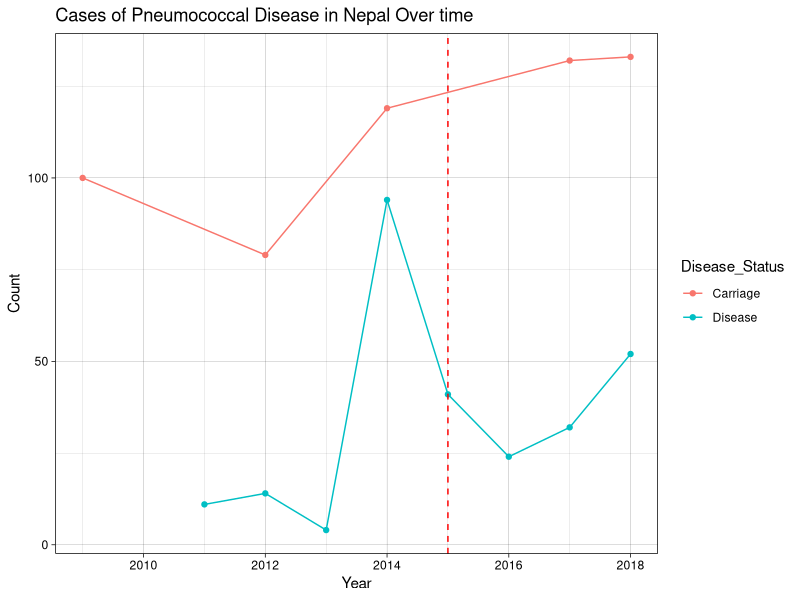

Source code (R): (Note: this script raises an error after producing the figure.)
## ---- chunk 1
suppressPackageStartupMessages({
  library("readr")      # For reading in the data
  library("tibble")     # For handling tidyverse tibble data classes
  library("tidyr")      # For tidying data 
  library("dplyr")      # For data manipulation 
  library("stringr")    # For string manipulation
  library("MASS")       # Functions/datasets for statistical analysis
  library("lubridate")  # For date manipulation
  library("ggplot2")    # For creating static visualizations
  library("scales")     # For formatting plots axis
  library("gridExtra")  # Creates multiple grid-based plots
})
'%!in%' <- function(x,y)!('%in%'(x,y))

df <- read.csv("nepal.csv")
df.gps <- read.csv("nepal_gps.csv")
## ---- chunk 2
df.gps <- df.gps %>%
  filter(Year >= 2009) %>%
  filter(In_silico_serotype != "ALTERNATIVE_ALIB_NT" & 
           In_silico_serotype != "SWISS_NT" &
           In_silico_serotype != "COVERAGE TOO LOW" &
           In_silico_serotype != "UNTYPABLE") %>%
  mutate(Disease_Status = ifelse(Clinical_manifestation == "CARRIAGE", 
                                 "Carriage", "Disease"))
pcv10_serotypes <- c('1', '4', '5', '6B', '7F', '9V', '14', '18C', '19F', '23F')
pcv13_serotypes <- c('3', '6A', '19A')
pcv15_serotypes <- c('22F', '33F')
pcv20_serotypes <- c('8', '10A', '11A', '12F', '15B')
df.gps$Serotype_group <- ifelse(
  df.gps$In_silico_serotype %in% pcv10_serotypes, "PCV10",
  ifelse(df.gps$In_silico_serotype %in% pcv13_serotypes, "PCV13",
  ifelse(df.gps$In_silico_serotype %in% pcv15_serotypes, "PCV15",
  ifelse(df.gps$In_silico_serotype %in% pcv20_serotypes, "PCV20",
  "OTHER"))))

df.gps2 <- df.gps %>%
  filter(Year >= 2009) %>%
  mutate(Disease_Status = ifelse(Clinical_manifestation == "CARRIAGE", "Carriage", "Disease")) %>%
  group_by(Year, Disease_Status) %>%
  summarise(count = n(), .groups = "drop") %>%
  group_by(Disease_Status)
## ---- chunk 3
p1 <- ggplot(df.gps2, aes(x = Year, y = count, color=Disease_Status)) +
      geom_line() +
      geom_point() +
      labs(title = "Cases of Pneumococcal Disease in Nepal Over time",
        x = "Year", y = "Count") +
      geom_vline(xintercept = 2015, col = 'red', lty = 2) +
      theme_linedraw()
p1
## ---- chunk 4

df.gps.carriage <- df.gps2 %>%
  filter(Disease_Status == "Carriage")
mod.carriage <- glm.nb(data = df.gps.carriage, count ~ index)
pred.carriage <- predict(mod.carriage, type = "response", se.fit = TRUE)
df.pred.carriage <- df.gps.carriage %>%
  mutate(se.fit = pred.carriage$se.fit, 
         pred.carriage = pred.carriage$fit) %>%
  mutate(conf.low.carriage = pred.carriage - 1.96 * se.fit,
         conf.high.carriage = pred.carriage + 1.96 * se.fit)

df.gps.disease <- df.gps2 %>%
  filter(Disease_Status == "Disease")
mod.disease <- glm.nb(data = df.gps.disease, count ~ index)
pred.disease <- predict(mod.disease, type = "response", se.fit = TRUE)
df.pred.disease <- df.gps.disease %>%
  mutate(se.fit = pred.disease$se.fit, 
         pred.disease = pred.disease$fit) %>%
  mutate(conf.low.disease = pred.disease - 1.96 * se.fit,
         conf.high.disease = pred.disease + 1.96 * se.fit)

p1a <- p1 +
  geom_line(data = df.pred.carriage, 
            aes(x = Year, y = pred.carriage),
            color = "red") +
  geom_ribbon(data = df.pred.carriage, 
              aes(ymin = conf.low.carriage, 
                  ymax = conf.high.carriage), 
              alpha = 0.2, fill = "blue") +
  geom_line(data = df.pred.disease, 
            aes(x = Year, y = pred.disease),
            color = "blue") +
  geom_ribbon(data = df.pred.disease, 
              aes(ymin = conf.low.disease, 
                  ymax = conf.high.disease), 
              alpha = 0.2, fill = "lightblue") +
  labs(title = "Counts with Negative Binomial Fit")
p1a
## ---- chunk 5
df.gps.carriage <- df.gps2 %>%
  filter(Disease_Status == "Carriage")
mod.carriage <- glm(data = df.gps.carriage, count ~ index, family="poisson")
pred.carriage <- predict(mod.carriage, type = "response", se.fit = TRUE)
df.pred.carriage <- df.gps.carriage %>%
  mutate(se.fit = pred.carriage$se.fit, 
         pred.carriage = pred.carriage$fit) %>%
  mutate(conf.low.carriage = pred.carriage - 1.96 * se.fit,
         conf.high.carriage = pred.carriage + 1.96 * se.fit)

df.gps.disease <- df.gps2 %>%
  filter(Disease_Status == "Disease")
mod.disease <- glm(data = df.gps.disease, count ~ index, family="poisson")
pred.disease <- predict(mod.disease, type = "response", se.fit = TRUE)
df.pred.disease <- df.gps.disease %>%
  mutate(se.fit = pred.disease$se.fit, 
         pred.disease = pred.disease$fit) %>%
  mutate(conf.low.disease = pred.disease - 1.96 * se.fit,
         conf.high.disease = pred.disease + 1.96 * se.fit)

p1b <- p1 +
  geom_line(data = df.pred.carriage, 
            aes(x = Year, y = pred.carriage),
            color = "red") +
  geom_ribbon(data = df.pred.carriage, 
              aes(ymin = conf.low.carriage, 
                  ymax = conf.high.carriage), 
              alpha = 0.2, fill = "blue") +
  geom_line(data = df.pred.disease, 
            aes(x = Year, y = pred.disease),
            color = "blue") +
  geom_ribbon(data = df.pred.disease, 
              aes(ymin = conf.low.disease, 
                  ymax = conf.high.disease), 
              alpha = 0.2, fill = "lightblue") +
  labs(title = "Counts with Poisson Fit")
## ---- chunk 6
grid.arrange(
  p1a + theme(legend.position = "none"),
  p1b + theme(legend.position = "none"),
  nrow = 1)
